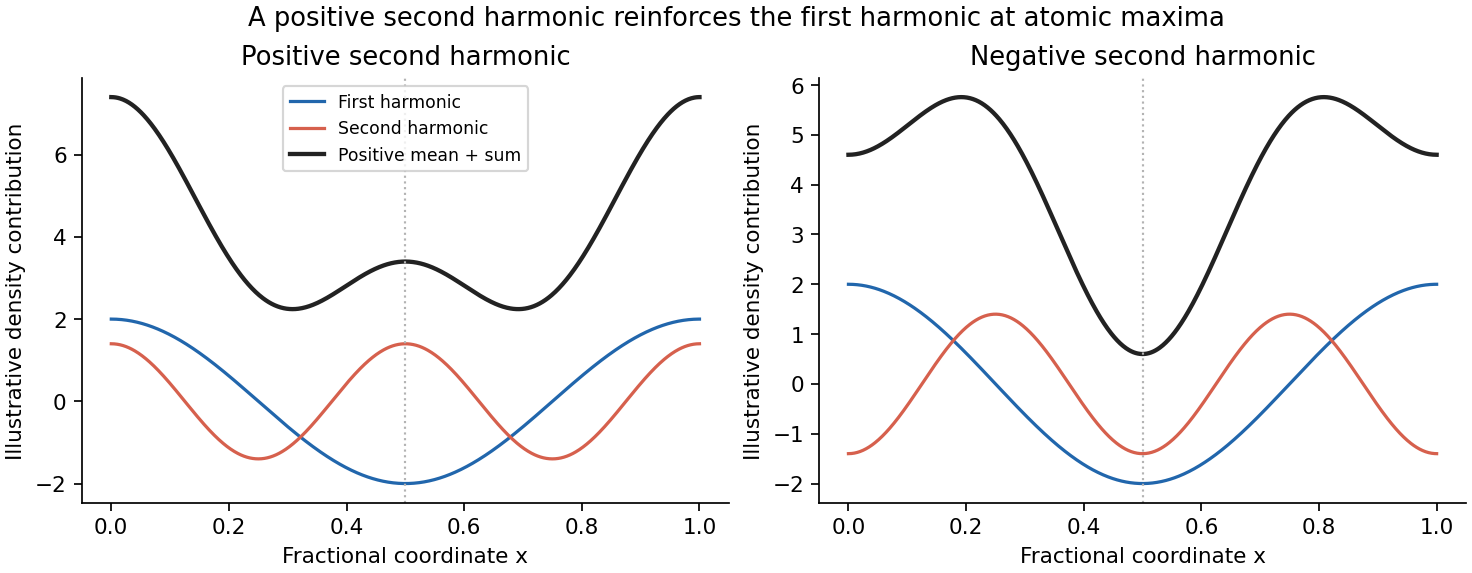

Generate this figure with Python:
"""Original explanatory diagram; tested with Python 3.14, NumPy 2.3.5 and Matplotlib 3.10.7."""
from pathlib import Path
import matplotlib
matplotlib.use('Agg')
import matplotlib.pyplot as plt
import numpy as np
plt.rcParams.update({'font.size':10,'axes.spines.top':False,'axes.spines.right':False})

x=np.linspace(0,1,800)
fig,axes=plt.subplots(1,2,figsize=(9.5,3.7),layout='constrained')
for ax,sign in zip(axes,[1,-1]):
    first=2*np.cos(2*np.pi*x);second=1.4*sign*np.cos(4*np.pi*x)
    ax.plot(x,first,label='First harmonic',color='#2166ac')
    ax.plot(x,second,label='Second harmonic',color='#d6604d')
    ax.plot(x,4+first+second,label='Positive mean + sum',color='#222',lw=2)
    ax.axvline(.5,color='.7',ls=':',lw=1)
    ax.set(xlabel='Fractional coordinate x',ylabel='Illustrative density contribution',
           title='Positive second harmonic' if sign==1 else 'Negative second harmonic')
axes[0].legend(fontsize=8)
fig.suptitle('A positive second harmonic reinforces the first harmonic at atomic maxima')

fig.savefig(Path.cwd()/(Path(__file__).stem+'.png'),dpi=155,facecolor='white')
plt.close(fig)
